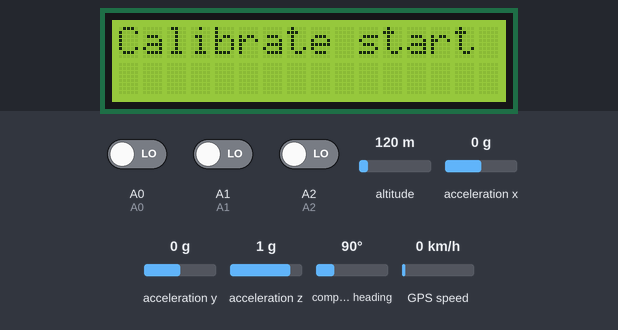
This sketch was run on a simulated Arduino Uno, built with avr-gcc and run on an emulated ATmega328P. Parts: 16×2 character LCD. Wiring (inferred from the names in the program): MPU-6050 motion sensor at I2C address 0x68. The test bench sets the inputs (shaded band); at power-on: A0 LOW, acceleration x 0 g, acceleration y 0 g, A1 LOW, A2 LOW, altitude 120 m, acceleration z 1 g, compass heading 90°, GPS speed 0 km/h. Storage starts empty; the GPS gets a fix after 3 s at 37.7749, -122.4194 with 8 satellites; what the sketch prints to the serial monitor is not drawn.

Above: at 1.1 s.
At 3.2 s:
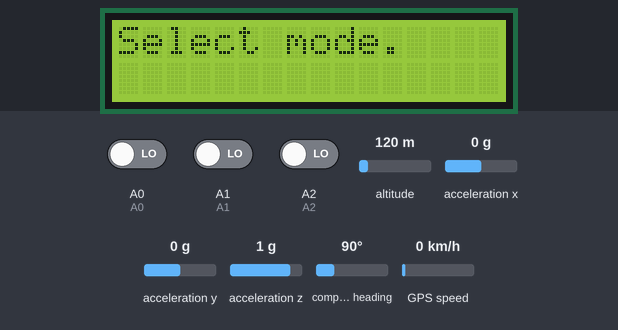
3.3 s: A0 driven HIGH
At 4.5 s:
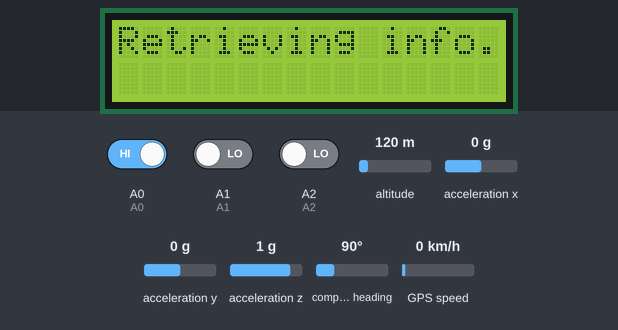
4.8 s: acceleration x set to -0.2 g
7.8 s: acceleration y set to -0.2 g
Timing chart, 0 to 10.8 s (numbered marks = the images above; inputs shaded):
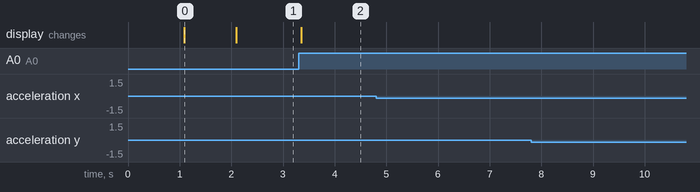

The sketch:

canal.ino
```cpp
#include "Wire.h"
#include <TimeLib.h>
#include <TinyGPS++.h>
#include <SoftwareSerial.h>
#include <SPI.h>
#include <SD.h>
#include <LiquidCrystal.h>

static const int MPU_ADDR = 0x68;
const char* fileName = "DATA.CSV";

TinyGPSPlus gps;
SoftwareSerial ss(6, 5); // e.g. ensure pin 6 on arduino is linked to TX on GPS
LiquidCrystal lcd(7, 8, 9, 4, 3, 2); // rs, en, d4, d5, d6, d7


void setup()
{
  Serial.begin(9600);

  // set analog pins to digital
  pinMode(A0, INPUT); // A0
  pinMode(A1, INPUT); // A1
  pinMode(A2, INPUT); // A2

  // setup LCD screen
  lcd.begin(16, 2);

  // setup SD card
  lcd.clear();
  if (!SD.begin(10)) {
    lcd.print(F("SD Card failed!"));
    Serial.println(F("SD Card failed!"));
    while (1);
  } else {
    lcd.print(F("SD Card done."));
    Serial.println(F("SD Card done."));
  }

  // setup GPS
  ss.begin(9600);

  // setup accelerometer
  Wire.begin();
  Wire.beginTransmission(MPU_ADDR); // Begins a transmission to the I2C slave (GY-521 board)
  Wire.write(0x6B); // PWR_MGMT_1 register
  Wire.write(0); // set to zero (wakes up the MPU-6050)
  Wire.endTransmission(true);

  delay(1000);

  // calibration for accelerometer
  lcd.clear();
  lcd.print(F("Calibrate start"));

  delay(1000);

  lcd.clear();
}

void loop()
{
  lcd.setCursor(0, 0);
  lcd.print(F("Select mode."));

  if(digitalRead(14) == HIGH) {
    lcd.clear();
    lcd.print(F("Selected record."));

    while(true) {
      while (ss.available() > 0)
        if (gps.encode(ss.read()))
          getInfo();

      if (millis() > 5000 && gps.charsProcessed() < 10)
        doNotAvailable();
    }
  } else if(digitalRead(15) == HIGH) {
    lcd.clear();
    lcd.print(F("Selected reset."));
    removeFile();
    while(1);
  } else if(digitalRead(16) == HIGH) {
    lcd.clear();
    lcd.print(F("Selected read."));
    readFromDisk();
    while(1);
  }
}

void doNotAvailable() {
  Serial.println(F("No GPS detected: check wiring."));
  lcd.print(F("No GPS detected."));

  while(true);
}

void getInfo()
{
  lcd.setCursor(0,0);
  lcd.print(F("Retrieving info."));

  // tell MPU-6050 we want to read
  Wire.beginTransmission(MPU_ADDR);
  Wire.write(0x3B);
  Wire.endTransmission(false);
  Wire.requestFrom(MPU_ADDR, 6, true);

  if (gps.location.isValid() && gps.date.isValid() && gps.time.isValid()) {
    setTime(gps.time.hour(), gps.time.minute(), gps.time.second(), gps.date.day(), gps.date.month(), gps.date.year());

    char lat[12]; dtostrf(gps.location.lat(), 4, 6, lat);
    char lng[12]; dtostrf(gps.location.lng(), 4, 6, lng);

    char dataString[80];

    // default +- 2g range
    // please refer to - https://howtomechatronics.com/tutorials/arduino/arduino-and-mpu6050-accelerometer-and-gyroscope-tutorial/

    float x_float = (Wire.read()<<8 | Wire.read()) / 16384.0;
    float y_float = (Wire.read()<<8 | Wire.read()) / 16384.0;
    float z_float = (Wire.read()<<8 | Wire.read()) / 16384.0;

    char accelerometer_x[12]; dtostrf(x_float, 5, 2, accelerometer_x);
    char accelerometer_y[12]; dtostrf(y_float, 5, 2, accelerometer_y);
    char accelerometer_z[12]; dtostrf(z_float, 5, 2, accelerometer_z);

    sprintf(
      dataString,
      "%s,%s,%lu,%s,%s,%s",
      lat,
      lng,
      (unsigned long) now(),
      accelerometer_x,
      accelerometer_y,
      accelerometer_z
    );

    File file = SD.open(fileName, FILE_WRITE);
    Serial.println(dataString);
    file.println(dataString);
    file.close();
  }

  delay(1000);
  return;
}

void removeFile() {
   lcd.setCursor(0,0);

   // filename must include extension
   if(SD.exists(fileName)) {
    Serial.println(F("Removing file."));

    if(SD.remove(fileName)) {
      lcd.print(F("Removed file."));
      Serial.println(F("Successfully removed file."));
    } else {
      lcd.print(F("Unsuccessful"));
      Serial.println(F("Unsuccessfully removed file."));
    }
  } else {
    Serial.println(F("File doesn't exist"));
    lcd.print(F("File DNE"));
  }
}

void readFromDisk() {
  lcd.clear();

  Serial.println(SD.exists(fileName));

  if(SD.exists(fileName)) {
    Serial.println(F("Reading from file."));
    File file = SD.open(fileName);
    while (file.available()) {
      Serial.write(file.read());
    }
    file.close();
  } else {
    Serial.println(F("File doesn't exist"));
    lcd.print(F("File DNE"));
  }
}
```

Measured:
- after the input at 3.3 s, the display: changes after 0.05 s (image 2)
- after the input at 4.8 s, every drawn part: stays the same
- after the input at 7.8 s, every drawn part: stays the same
- what the display in image 0 shows lasts 1.0 s, from 1.1 s to 2.1 s
